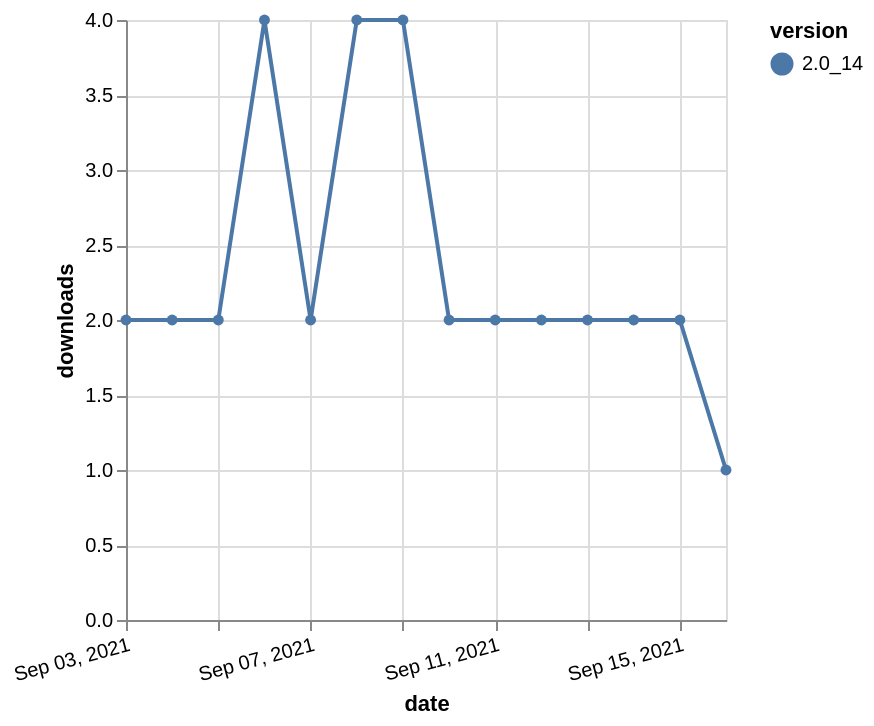

Vega-Lite specification stored for this chart:
### Vega-Lite specification from a JSON file in a GitHub repository (floating-point values rounded to 4 significant figures)
{"$schema": "https://vega.github.io/schema/vega-lite/v5.json", "description": "A simple bar chart with embedded data.", "data": {"values": [{"date": "2021-09-03", "total": 3085, "delta": 2, "version": "2.0_14"}, {"date": "2021-09-04", "total": 3087, "delta": 2, "version": "2.0_14"}, {"date": "2021-09-05", "total": 3089, "delta": 2, "version": "2.0_14"}, {"date": "2021-09-06", "total": 3093, "delta": 4, "version": "2.0_14"}, {"date": "2021-09-07", "total": 3095, "delta": 2, "version": "2.0_14"}, {"date": "2021-09-08", "total": 3099, "delta": 4, "version": "2.0_14"}, {"date": "2021-09-09", "total": 3103, "delta": 4, "version": "2.0_14"}, {"date": "2021-09-10", "total": 3105, "delta": 2, "version": "2.0_14"}, {"date": "2021-09-11", "total": 3107, "delta": 2, "version": "2.0_14"}, {"date": "2021-09-12", "total": 3109, "delta": 2, "version": "2.0_14"}, {"date": "2021-09-13", "total": 3111, "delta": 2, "version": "2.0_14"}, {"date": "2021-09-14", "total": 3113, "delta": 2, "version": "2.0_14"}, {"date": "2021-09-15", "total": 3115, "delta": 2, "version": "2.0_14"}, {"date": "2021-09-16", "total": 3116, "delta": 1, "version": "2.0_14"}]}, "width": "container", "mark": {"type": "line", "point": {"filled": true}}, "encoding": {"x": {"field": "date", "type": "temporal", "timeUnit": "yearmonthdate", "title": "date", "axis": {"labelAngle": -15}}, "y": {"field": "delta", "type": "quantitative", "title": "downloads"}, "color": {"field": "version", "type": "nominal"}, "tooltip": {"field": "delta"}}}
